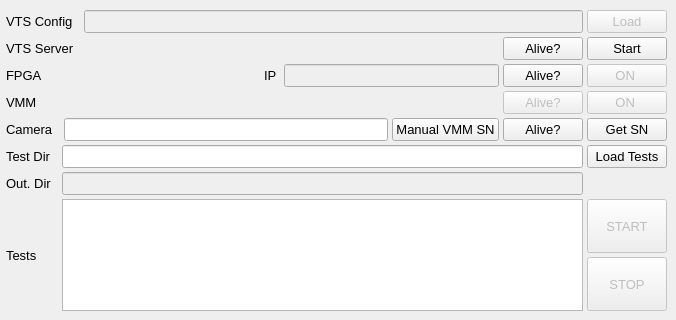
    <widget class="QWidget" name="tab0">
     <attribute name="title">
      <string>VTS Control</string>
     </attribute>
     <widget class="QWidget" name="layoutWidget">
      <property name="geometry">
       <rect>
        <x>6</x>
        <y>10</y>
        <width>661</width>
        <height>301</height>
       </rect>
      </property>
      <layout class="QGridLayout" name="gridLayout_5" rowstretch="2,0,0,0,0,0,0,0" columnstretch="0">
       <property name="horizontalSpacing">
        <number>2</number>
       </property>
       <property name="verticalSpacing">
        <number>4</number>
       </property>
       <item row="1" column="0">
        <layout class="QHBoxLayout" name="horizontalLayout">
         <property name="spacing">
          <number>4</number>
         </property>
         <item>
          <widget class="QLabel" name="label_13">
           <property name="font">
            <font>
             <family>Helvetica</family>
             <pointsize>10</pointsize>
             <weight>50</weight>
             <bold>false</bold>
            </font>
           </property>
           <property name="text">
            <string>VTS Server</string>
           </property>
           <property name="alignment">
            <set>Qt::AlignLeading|Qt::AlignLeft|Qt::AlignVCenter</set>
           </property>
          </widget>
         </item>
         <item>
          <spacer name="horizontalSpacer">
           <property name="orientation">
            <enum>Qt::Horizontal</enum>
           </property>
           <property name="sizeHint" stdset="0">
            <size>
             <width>37</width>
             <height>17</height>
            </size>
           </property>
          </spacer>
         </item>
         <item>
          <widget class="QPushButton" name="button_ping_vts_server">
           <property name="sizePolicy">
            <sizepolicy hsizetype="Fixed" vsizetype="Fixed">
             <horstretch>0</horstretch>
             <verstretch>0</verstretch>
            </sizepolicy>
           </property>
           <property name="font">
            <font>
             <family>Helvetica</family>
             <pointsize>10</pointsize>
             <weight>50</weight>
             <bold>false</bold>
            </font>
           </property>
           <property name="text">
            <string>Alive?</string>
           </property>
          </widget>
         </item>
         <item>
          <widget class="QPushButton" name="button_start_vts_server">
           <property name="font">
            <font>
             <family>Helvetica</family>
             <pointsize>10</pointsize>
             <weight>50</weight>
             <bold>false</bold>
            </font>
           </property>
           <property name="text">
            <string>   Start   </string>
           </property>
           <property name="checkable">
            <bool>true</bool>
           </property>
          </widget>
         </item>
        </layout>
       </item>
       <item row="6" column="0">
        <layout class="QHBoxLayout" name="horizontalLayout_11">
         <property name="spacing">
          <number>4</number>
         </property>
         <item>
          <widget class="QLabel" name="label_4">
           <property name="font">
            <font>
             <family>Helvetica</family>
             <pointsize>10</pointsize>
             <weight>50</weight>
             <bold>false</bold>
            </font>
           </property>
           <property name="text">
            <string>Out. Dir  </string>
           </property>
          </widget>
         </item>
         <item>
          <widget class="QLineEdit" name="lineEdit_test_output_location">
           <property name="enabled">
            <bool>false</bool>
           </property>
           <property name="font">
            <font>
             <family>Helvetica</family>
             <pointsize>10</pointsize>
            </font>
           </property>
          </widget>
         </item>
         <item>
          <spacer name="horizontalSpacer_9">
           <property name="orientation">
            <enum>Qt::Horizontal</enum>
           </property>
           <property name="sizeType">
            <enum>QSizePolicy::Fixed</enum>
           </property>
           <property name="sizeHint" stdset="0">
            <size>
             <width>84</width>
             <height>19</height>
            </size>
           </property>
          </spacer>
         </item>
        </layout>
       </item>
       <item row="0" column="0">
        <layout class="QHBoxLayout" name="horizontalLayout_13">
         <property name="spacing">
          <number>4</number>
         </property>
         <item>
          <widget class="QLabel" name="label_11">
           <property name="font">
            <font>
             <family>Helvetica</family>
             <pointsize>10</pointsize>
             <weight>50</weight>
             <bold>false</bold>
            </font>
           </property>
           <property name="text">
            <string>VTS Config  </string>
           </property>
          </widget>
         </item>
         <item>
          <widget class="QLineEdit" name="lineEdit_vts_config_file">
           <property name="enabled">
            <bool>false</bool>
           </property>
           <property name="font">
            <font>
             <family>Helvetica</family>
             <pointsize>10</pointsize>
             <weight>50</weight>
             <bold>false</bold>
            </font>
           </property>
          </widget>
         </item>
         <item>
          <widget class="QPushButton" name="button_load_vts_config">
           <property name="enabled">
            <bool>false</bool>
           </property>
           <property name="font">
            <font>
             <family>Helvetica</family>
             <pointsize>10</pointsize>
             <weight>50</weight>
             <bold>false</bold>
            </font>
           </property>
           <property name="text">
            <string>   Load   </string>
           </property>
          </widget>
         </item>
        </layout>
       </item>
       <item row="5" column="0">
        <layout class="QHBoxLayout" name="horizontalLayout_10">
         <property name="spacing">
          <number>4</number>
         </property>
         <item>
          <widget class="QLabel" name="label_14">
           <property name="font">
            <font>
             <family>Helvetica</family>
             <pointsize>10</pointsize>
            </font>
           </property>
           <property name="text">
            <string>Test Dir  </string>
           </property>
          </widget>
         </item>
         <item>
          <widget class="QLineEdit" name="lineEdit_test_dir">
           <property name="font">
            <font>
             <family>Helvetica</family>
             <pointsize>10</pointsize>
            </font>
           </property>
          </widget>
         </item>
         <item>
          <widget class="QPushButton" name="button_tests_load">
           <property name="font">
            <font>
             <family>Helvetica</family>
             <pointsize>10</pointsize>
            </font>
           </property>
           <property name="text">
            <string>Load Tests</string>
           </property>
          </widget>
         </item>
        </layout>
       </item>
       <item row="7" column="0">
        <layout class="QHBoxLayout" name="horizontalLayout_12">
         <property name="spacing">
          <number>4</number>
         </property>
         <item>
          <widget class="QLabel" name="label_15">
           <property name="font">
            <font>
             <family>Helvetica</family>
             <pointsize>10</pointsize>
            </font>
           </property>
           <property name="text">
            <string>Tests      </string>
           </property>
          </widget>
         </item>
         <item>
          <widget class="QListWidget" name="listWidget_loaded_tests">
           <property name="font">
            <font>
             <family>Helvetica</family>
             <pointsize>10</pointsize>
            </font>
           </property>
           <property name="dragEnabled">
            <bool>true</bool>
           </property>
           <property name="defaultDropAction">
            <enum>Qt::MoveAction</enum>
           </property>
           <property name="alternatingRowColors">
            <bool>true</bool>
           </property>
           <property name="selectionMode">
            <enum>QAbstractItemView::ExtendedSelection</enum>
           </property>
           <property name="movement">
            <enum>QListView::Snap</enum>
           </property>
          </widget>
         </item>
         <item>
          <layout class="QVBoxLayout" name="verticalLayout_2">
           <property name="spacing">
            <number>4</number>
           </property>
           <item>
            <widget class="QPushButton" name="button_tests_start">
             <property name="enabled">
              <bool>false</bool>
             </property>
             <property name="sizePolicy">
              <sizepolicy hsizetype="Minimum" vsizetype="Expanding">
               <horstretch>5</horstretch>
               <verstretch>0</verstretch>
              </sizepolicy>
             </property>
             <property name="minimumSize">
              <size>
               <width>0</width>
               <height>0</height>
              </size>
             </property>
             <property name="font">
              <font>
               <family>Helvetica</family>
               <pointsize>10</pointsize>
              </font>
             </property>
             <property name="text">
              <string>START</string>
             </property>
            </widget>
           </item>
           <item>
            <widget class="QPushButton" name="button_tests_stop">
             <property name="enabled">
              <bool>false</bool>
             </property>
             <property name="sizePolicy">
              <sizepolicy hsizetype="Minimum" vsizetype="Expanding">
               <horstretch>0</horstretch>
               <verstretch>0</verstretch>
              </sizepolicy>
             </property>
             <property name="font">
              <font>
               <family>Helvetica</family>
               <pointsize>10</pointsize>
              </font>
             </property>
             <property name="text">
              <string>STOP</string>
             </property>
            </widget>
           </item>
          </layout>
         </item>
        </layout>
       </item>
       <item row="2" column="0">
        <layout class="QHBoxLayout" name="horizontalLayout_2">
         <property name="spacing">
          <number>4</number>
         </property>
         <item>
          <widget class="QLabel" name="label_21">
           <property name="font">
            <font>
             <family>Helvetica</family>
             <pointsize>10</pointsize>
             <weight>50</weight>
             <bold>false</bold>
            </font>
           </property>
           <property name="text">
            <string>FPGA </string>
           </property>
           <property name="alignment">
            <set>Qt::AlignLeading|Qt::AlignLeft|Qt::AlignVCenter</set>
           </property>
          </widget>
         </item>
         <item>
          <spacer name="horizontalSpacer_7">
           <property name="orientation">
            <enum>Qt::Horizontal</enum>
           </property>
           <property name="sizeHint" stdset="0">
            <size>
             <width>37</width>
             <height>17</height>
            </size>
           </property>
          </spacer>
         </item>
         <item>
          <widget class="QLabel" name="label_22">
           <property name="font">
            <font>
             <family>Helvetica</family>
             <pointsize>10</pointsize>
             <weight>50</weight>
             <bold>false</bold>
            </font>
           </property>
           <property name="text">
            <string>IP </string>
           </property>
           <property name="alignment">
            <set>Qt::AlignLeading|Qt::AlignLeft|Qt::AlignVCenter</set>
           </property>
          </widget>
         </item>
         <item>
          <widget class="QLineEdit" name="lineEdit_fpga_ip">
           <property name="enabled">
            <bool>false</bool>
           </property>
           <property name="font">
            <font>
             <pointsize>10</pointsize>
            </font>
           </property>
           <property name="maxLength">
            <number>15</number>
           </property>
           <property name="alignment">
            <set>Qt::AlignRight|Qt::AlignTrailing|Qt::AlignVCenter</set>
           </property>
          </widget>
         </item>
         <item>
          <widget class="QPushButton" name="button_ping_fpga">
           <property name="sizePolicy">
            <sizepolicy hsizetype="Minimum" vsizetype="Fixed">
             <horstretch>0</horstretch>
             <verstretch>0</verstretch>
            </sizepolicy>
           </property>
           <property name="font">
            <font>
             <family>Helvetica</family>
             <pointsize>10</pointsize>
            </font>
           </property>
           <property name="text">
            <string>Alive?</string>
           </property>
          </widget>
         </item>
         <item>
          <widget class="QPushButton" name="button_power_fpga">
           <property name="enabled">
            <bool>false</bool>
           </property>
           <property name="font">
            <font>
             <family>Helvetica</family>
             <pointsize>10</pointsize>
            </font>
           </property>
           <property name="text">
            <string>      ON       </string>
           </property>
           <property name="checkable">
            <bool>true</bool>
           </property>
          </widget>
         </item>
        </layout>
       </item>
       <item row="3" column="0">
        <layout class="QHBoxLayout" name="horizontalLayout_3">
         <property name="spacing">
          <number>4</number>
         </property>
         <item>
          <widget class="QLabel" name="label_23">
           <property name="font">
            <font>
             <family>Helvetica</family>
             <pointsize>10</pointsize>
             <weight>50</weight>
             <bold>false</bold>
            </font>
           </property>
           <property name="text">
            <string>VMM  </string>
           </property>
           <property name="alignment">
            <set>Qt::AlignLeading|Qt::AlignLeft|Qt::AlignVCenter</set>
           </property>
          </widget>
         </item>
         <item>
          <spacer name="horizontalSpacer_8">
           <property name="orientation">
            <enum>Qt::Horizontal</enum>
           </property>
           <property name="sizeHint" stdset="0">
            <size>
             <width>34</width>
             <height>14</height>
            </size>
           </property>
          </spacer>
         </item>
         <item>
          <widget class="QPushButton" name="button_ping_vmm">
           <property name="enabled">
            <bool>false</bool>
           </property>
           <property name="sizePolicy">
            <sizepolicy hsizetype="Minimum" vsizetype="Fixed">
             <horstretch>0</horstretch>
             <verstretch>0</verstretch>
            </sizepolicy>
           </property>
           <property name="font">
            <font>
             <family>Helvetica</family>
             <pointsize>10</pointsize>
            </font>
           </property>
           <property name="text">
            <string>Alive?</string>
           </property>
          </widget>
         </item>
         <item>
          <widget class="QPushButton" name="button_power_vmm">
           <property name="enabled">
            <bool>false</bool>
           </property>
           <property name="font">
            <font>
             <family>Helvetica</family>
             <pointsize>10</pointsize>
            </font>
           </property>
           <property name="text">
            <string>      ON       </string>
           </property>
           <property name="checkable">
            <bool>true</bool>
           </property>
          </widget>
         </item>
        </layout>
       </item>
       <item row="4" column="0">
        <layout class="QHBoxLayout" name="horizontalLayout_9">
         <property name="spacing">
          <number>4</number>
         </property>
         <item>
          <widget class="QLabel" name="label_18">
           <property name="font">
            <font>
             <family>Helvetica</family>
             <pointsize>10</pointsize>
             <weight>50</weight>
             <bold>false</bold>
            </font>
           </property>
           <property name="text">
            <string>Camera  </string>
           </property>
           <property name="alignment">
            <set>Qt::AlignLeading|Qt::AlignLeft|Qt::AlignVCenter</set>
           </property>
          </widget>
         </item>
         <item>
          <widget class="QLineEdit" name="lineEdit_manual_vmm_sn">
           <property name="font">
            <font>
             <pointsize>10</pointsize>
            </font>
           </property>
           <property name="maxLength">
            <number>5</number>
           </property>
           <property name="alignment">
            <set>Qt::AlignRight|Qt::AlignTrailing|Qt::AlignVCenter</set>
           </property>
          </widget>
         </item>
         <item>
          <widget class="QPushButton" name="button_do_manual_vmm_sn">
           <property name="font">
            <font>
             <family>Helvetica</family>
             <pointsize>10</pointsize>
            </font>
           </property>
           <property name="text">
            <string>Manual VMM SN</string>
           </property>
           <property name="checkable">
            <bool>true</bool>
           </property>
          </widget>
         </item>
         <item>
          <widget class="QPushButton" name="button_ping_camera">
           <property name="sizePolicy">
            <sizepolicy hsizetype="Minimum" vsizetype="Fixed">
             <horstretch>0</horstretch>
             <verstretch>0</verstretch>
            </sizepolicy>
           </property>
           <property name="font">
            <font>
             <family>Helvetica</family>
             <pointsize>10</pointsize>
            </font>
           </property>
           <property name="text">
            <string>Alive?</string>
           </property>
          </widget>
         </item>
         <item>
          <widget class="QPushButton" name="button_acquire_vmm_serial">
           <property name="font">
            <font>
             <family>Helvetica</family>
             <pointsize>10</pointsize>
            </font>
           </property>
           <property name="text">
            <string>   Get SN   </string>
           </property>
          </widget>
         </item>
        </layout>
       </item>
      </layout>
     </widget>
    </widget>
